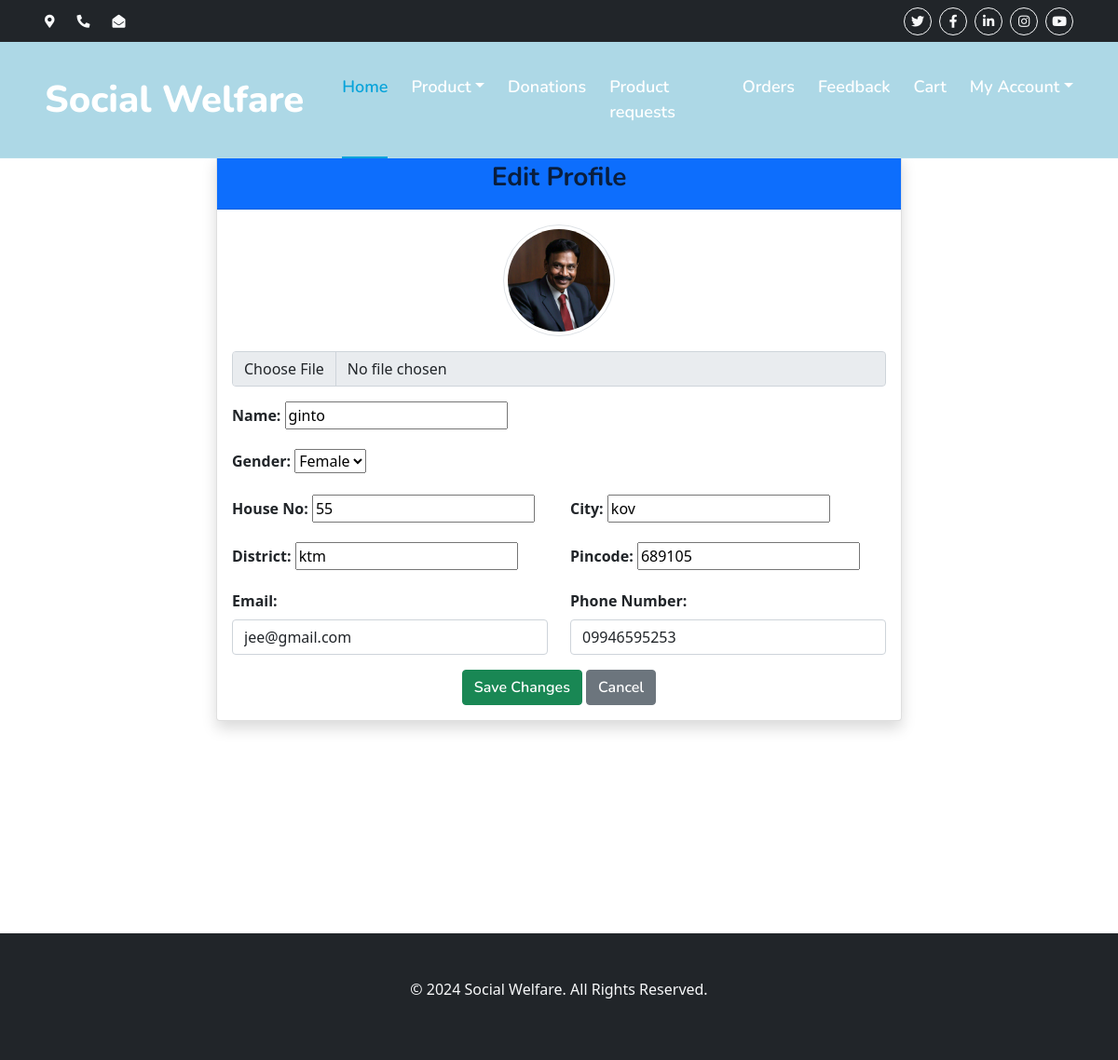
Screenshot of /user/edit-profile/ (signed in) with the database file from the repository.
### user/models.py (models this page shows, shortened)
class Customer(models.Model):
    user = models.OneToOneField(User, on_delete=models.CASCADE)
    type = models.CharField(default='user', max_length=50)
    photo = models.ImageField(upload_to='userimage')
    cust_name = models.CharField(max_length=50)
    cust_gender = models.CharField(max_length=20)
    cust_houseno = models.CharField(max_length=50)
    cust_city = models.CharField(max_length=50)
    cust_district = models.CharField(max_length=50)
    cust_pincode = models.IntegerField()
    cust_email = models.EmailField(max_length=50)
    cust_phno = models.CharField(max_length=50)

### user/views.py (the view)
# urls.py: path('edit-profile/', views.edit_profile, name='edit_profile'),
@login_required
def edit_profile(request):
    customer = Customer.objects.get(user=request.user)
    if request.method == 'POST':
        form = CustomerProfileForm(request.POST, request.FILES, instance=customer)
        if form.is_valid():
            form.save()
            return redirect('customer_profile')
    else:
        form = CustomerProfileForm(instance=customer)
    return render(request, 'edit_profile.html', {'form': form})

### user/forms.py
class CustomerProfileForm(forms.ModelForm):
    class Meta:
        model = Customer
        fields = [
            'photo',
            'cust_name',
            'cust_gender',
            'cust_houseno',
            'cust_city',
            'cust_district',
            'cust_pincode',
            'cust_email',
            'cust_phno',
        ]
        widgets = {
            'cust_gender': forms.Select(choices=[('Male', 'Male'), ('Female', 'Female'), ('Other', 'Other')]),
            'cust_email': forms.EmailInput(attrs={'class': 'form-control'}),
            'cust_phno': forms.TextInput(attrs={'class': 'form-control'}),
        }

### templates/edit_profile.html (shortened to what this page needs)
{% extends 'customerbase.html' %}
{% load static %}
{% block content %}
<div class="container py-5">
    <div class="row justify-content-center">
        <div class="col-lg-8">
            <div class="card shadow">
                <div class="card-header text-center bg-primary text-white">
                    <h3>Edit Profile</h3>
                </div>
                <div class="card-body">
                    <form method="post" enctype="multipart/form-data">
                        <div class="mb-3 text-center">
                            <img
                                src="{{ form.instance.photo.url }}"
                                alt="Current Profile Picture"
                                class="rounded-circle img-thumbnail mb-3"
                                style="width: 120px; height: 120px; object-fit: cover;"
                            >
                            <input type="file" name="photo" class="form-control">
                        </div>
                        <div class="mb-3">
                            <label for="cust_name" class="form-label"><strong>Name:</strong></label>
                            {{ form.cust_name }}
                        </div>
                        <div class="mb-3">
                            <label for="cust_gender" class="form-label"><strong>Gender:</strong></label>
                            {{ form.cust_gender }}
                        </div>
                        <div class="row">
                            <div class="col-md-6 mb-3">
                                <label for="cust_houseno" class="form-label"><strong>House No:</strong></label>
                                {{ form.cust_houseno }}
                            </div>
                            <div class="col-md-6 mb-3">
                                <label for="cust_city" class="form-label"><strong>City:</strong></label>
                                {{ form.cust_city }}
                            </div>
                        </div>
                        <div class="row">
                            <div class="col-md-6 mb-3">
                                <label for="cust_district" class="form-label"><strong>District:</strong></label>
                                {{ form.cust_district }}
                            </div>
                            <div class="col-md-6 mb-3">
                                <label for="cust_pincode" class="form-label"><strong>Pincode:</strong></label>
                                {{ form.cust_pincode }}
                            </div>
                        </div>
                        <div class="row">
                            <div class="col-md-6 mb-3">
                                <label for="cust_email" class="form-label"><strong>Email:</strong></label>
                                {{ form.cust_email }}
                            </div>
                            <div class="col-md-6 mb-3">
                                <label for="cust_phno" class="form-label"><strong>Phone Number:</strong></label>
                                {{ form.cust_phno }}
                            </div>
                        </div>
                        <div class="text-center">
                            <button type="submit" class="btn btn-success">Save Changes</button>
                            <a href="{% url 'customer_profile' %}" class="btn btn-secondary">Cancel</a>
                        </div>
                    </form>
                </div>
            </div>
        </div>
    </div>
</div>
{% endblock %}

### static/css/style.css (style rules this page uses)
:root { --primary: #06A3DA; --secondary: #34AD54; --light: #EEF9FF; --dark: #091E3E; }
h3, h4, .fw-semi-bold { font-weight: 700 !important; }
.btn { font-family: 'Nunito', sans-serif; font-weight: 600; transition: .5s; }
.btn-primary, .btn-secondary { color: #FFFFFF; box-shadow: inset 0 0 0 50px transparent; }

### rows the page displays
Customer: instance.photo (picture), cust_name "ginto", cust_gender "Female", cust_houseno "55", cust_city "kov", cust_district "ktm", cust_pincode "689105", cust_email "jee@gmail.com", cust_phno "09946595253"
